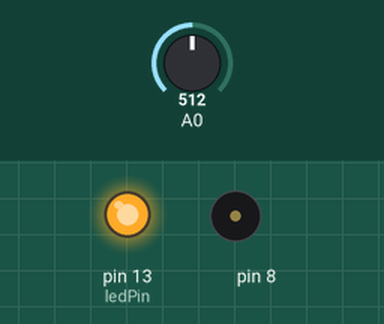
Simulated run of this sketch. Board: Arduino Uno, built with avr-gcc and run on an emulated ATmega328P. Shown: output pins drawn as LEDs (lit = HIGH), buzzer (waves = sounding). The inputs (shaded band) are chosen by the test bench; at power-on: A0 = 512.

Above: at 0.1 s.
At 5.1 s:
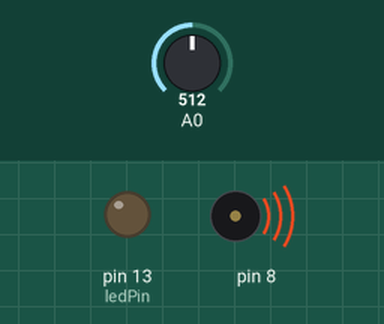
Timing chart, 0 to 6.6 s (numbered marks = the images above):
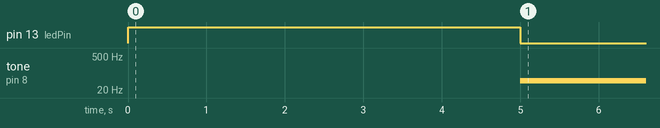

The sketch:

LightTheremin.ino
```cpp
int senseVal;
int senseLow = 1023;
int senseHigh = 0;
const int ledPin = 13;

void setup() {
  pinMode(ledPin, OUTPUT);
  digitalWrite(ledPin, HIGH);
  while (millis() < 5000) {
    senseVal = analogRead(A0);
    if (senseVal > senseHigh) {
      senseHigh = senseVal;
    }
    if (senseVal < senseLow) {
      senseLow = senseVal;
    }
  }
  digitalWrite(ledPin, LOW);
}

void loop() {
  senseVal = analogRead(A0);
  int pitch = map(senseVal, senseLow, senseHigh, 50, 4000);
  tone(8, pitch, 20);
  delay(10);
}
```

Measured:
- by itself, tone on pin 8: silent → 49 Hz at 5.0 s
